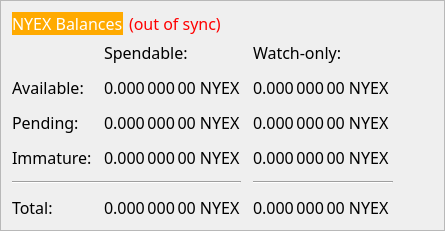
        <widget class="QFrame" name="frame">
         <property name="maximumSize">
          <size>
           <width>16777215</width>
           <height>200</height>
          </size>
         </property>
         <property name="font">
          <font>
           <family>MS Shell Dlg 2</family>
           <pointsize>12</pointsize>
          </font>
         </property>
         <property name="frameShape">
          <enum>QFrame::StyledPanel</enum>
         </property>
         <property name="frameShadow">
          <enum>QFrame::Raised</enum>
         </property>
         <layout class="QVBoxLayout" name="verticalLayout_4">
          <item>
           <layout class="QHBoxLayout" name="horizontalLayout_4">
            <property name="spacing">
             <number>6</number>
            </property>
            <property name="sizeConstraint">
             <enum>QLayout::SetFixedSize</enum>
            </property>
            <item>
             <widget class="QLabel" name="label_5">
              <property name="font">
               <font>
                <family>Ara Hamah 1982</family>
                <pointsize>12</pointsize>
                <weight>50</weight>
                <italic>false</italic>
                <bold>false</bold>
               </font>
              </property>
              <property name="styleSheet">
               <string notr="true">background-color: rgb(255, 170, 0);
color: rgb(255, 255, 255);</string>
              </property>
              <property name="text">
               <string>NYEX Balances</string>
              </property>
             </widget>
            </item>
            <item>
             <widget class="QLabel" name="labelWalletStatus">
              <property name="font">
               <font>
                <family>Ara Hamah 1982</family>
                <pointsize>12</pointsize>
                <weight>50</weight>
                <italic>false</italic>
                <bold>false</bold>
               </font>
              </property>
              <property name="cursor">
               <cursorShape>WhatsThisCursor</cursorShape>
              </property>
              <property name="toolTip">
               <string>The displayed information may be out of date. Your wallet automatically synchronizes with the prium network after a connection is established, but this process has not completed yet.</string>
              </property>
              <property name="styleSheet">
               <string notr="true">QLabel { color: red; }</string>
              </property>
              <property name="text">
               <string notr="true">(out of sync)</string>
              </property>
              <property name="alignment">
               <set>Qt::AlignLeading|Qt::AlignLeft|Qt::AlignVCenter</set>
              </property>
             </widget>
            </item>
            <item>
             <spacer name="horizontalSpacer_3">
              <property name="font">
               <font>
                <family>MS Shell Dlg 2</family>
                <pointsize>12</pointsize>
               </font>
              </property>
              <property name="orientation">
               <enum>Qt::Horizontal</enum>
              </property>
              <property name="sizeHint" stdset="0">
               <size>
                <width>40</width>
                <height>20</height>
               </size>
              </property>
             </spacer>
            </item>
           </layout>
          </item>
          <item>
           <layout class="QGridLayout" name="gridLayout">
            <property name="spacing">
             <number>12</number>
            </property>
            <item row="2" column="2">
             <widget class="QLabel" name="labelWatchPending">
              <property name="font">
               <font>
                <family>Ara Hamah 1982</family>
                <pointsize>12</pointsize>
                <weight>50</weight>
                <italic>false</italic>
                <bold>false</bold>
               </font>
              </property>
              <property name="cursor">
               <cursorShape>IBeamCursor</cursorShape>
              </property>
              <property name="toolTip">
               <string>Unconfirmed transactions to watch-only addresses</string>
              </property>
              <property name="text">
               <string notr="true">0.000 000 00 NYEX</string>
              </property>
              <property name="alignment">
               <set>Qt::AlignLeading|Qt::AlignLeft|Qt::AlignVCenter</set>
              </property>
              <property name="textInteractionFlags">
               <set>Qt::LinksAccessibleByMouse|Qt::TextSelectableByKeyboard|Qt::TextSelectableByMouse</set>
              </property>
             </widget>
            </item>
            <item row="2" column="1">
             <widget class="QLabel" name="labelUnconfirmed">
              <property name="font">
               <font>
                <family>Ara Hamah 1982</family>
                <pointsize>12</pointsize>
                <weight>50</weight>
                <italic>false</italic>
                <bold>false</bold>
               </font>
              </property>
              <property name="cursor">
               <cursorShape>IBeamCursor</cursorShape>
              </property>
              <property name="toolTip">
               <string>Total of transactions that have yet to be confirmed, and do not yet count toward the spendable balance</string>
              </property>
              <property name="text">
               <string notr="true">0.000 000 00 NYEX</string>
              </property>
              <property name="alignment">
               <set>Qt::AlignLeading|Qt::AlignLeft|Qt::AlignVCenter</set>
              </property>
              <property name="textInteractionFlags">
               <set>Qt::LinksAccessibleByMouse|Qt::TextSelectableByKeyboard|Qt::TextSelectableByMouse</set>
              </property>
             </widget>
            </item>
            <item row="3" column="2">
             <widget class="QLabel" name="labelWatchImmature">
              <property name="font">
               <font>
                <family>Ara Hamah 1982</family>
                <pointsize>12</pointsize>
                <weight>50</weight>
                <italic>false</italic>
                <bold>false</bold>
               </font>
              </property>
              <property name="cursor">
               <cursorShape>IBeamCursor</cursorShape>
              </property>
              <property name="toolTip">
               <string>Staked or masternode rewards in watch-only addresses that has not yet matured</string>
              </property>
              <property name="text">
               <string notr="true">0.000 000 00 NYEX</string>
              </property>
              <property name="alignment">
               <set>Qt::AlignLeading|Qt::AlignLeft|Qt::AlignVCenter</set>
              </property>
              <property name="textInteractionFlags">
               <set>Qt::LinksAccessibleByMouse|Qt::TextSelectableByKeyboard|Qt::TextSelectableByMouse</set>
              </property>
             </widget>
            </item>
            <item row="4" column="0" colspan="2">
             <widget class="Line" name="lineSpendableBalance">
              <property name="font">
               <font>
                <family>MS Shell Dlg 2</family>
                <pointsize>12</pointsize>
               </font>
              </property>
              <property name="lineWidth">
               <number>1</number>
              </property>
              <property name="orientation">
               <enum>Qt::Horizontal</enum>
              </property>
             </widget>
            </item>
            <item row="4" column="2">
             <widget class="Line" name="lineWatchBalance">
              <property name="sizePolicy">
               <sizepolicy hsizetype="Preferred" vsizetype="Fixed">
                <horstretch>0</horstretch>
                <verstretch>0</verstretch>
               </sizepolicy>
              </property>
              <property name="minimumSize">
               <size>
                <width>140</width>
                <height>0</height>
               </size>
              </property>
              <property name="font">
               <font>
                <family>MS Shell Dlg 2</family>
                <pointsize>12</pointsize>
               </font>
              </property>
              <property name="orientation">
               <enum>Qt::Horizontal</enum>
              </property>
             </widget>
            </item>
            <item row="5" column="0">
             <widget class="QLabel" name="labelTotalText">
              <property name="font">
               <font>
                <family>Ara Hamah 1982</family>
                <pointsize>12</pointsize>
                <weight>50</weight>
                <italic>false</italic>
                <bold>false</bold>
               </font>
              </property>
              <property name="text">
               <string>Total:</string>
              </property>
             </widget>
            </item>
            <item row="3" column="1">
             <widget class="QLabel" name="labelImmature">
              <property name="font">
               <font>
                <family>Ara Hamah 1982</family>
                <pointsize>12</pointsize>
                <weight>50</weight>
                <italic>false</italic>
                <bold>false</bold>
               </font>
              </property>
              <property name="cursor">
               <cursorShape>IBeamCursor</cursorShape>
              </property>
              <property name="toolTip">
               <string>Staked or masternode rewards that has not yet matured</string>
              </property>
              <property name="text">
               <string notr="true">0.000 000 00 NYEX</string>
              </property>
              <property name="alignment">
               <set>Qt::AlignLeading|Qt::AlignLeft|Qt::AlignVCenter</set>
              </property>
              <property name="textInteractionFlags">
               <set>Qt::LinksAccessibleByMouse|Qt::TextSelectableByKeyboard|Qt::TextSelectableByMouse</set>
              </property>
             </widget>
            </item>
            <item row="2" column="3">
             <spacer name="horizontalSpacer_2">
              <property name="font">
               <font>
                <family>MS Shell Dlg 2</family>
                <pointsize>12</pointsize>
               </font>
              </property>
              <property name="orientation">
               <enum>Qt::Horizontal</enum>
              </property>
              <property name="sizeHint" stdset="0">
               <size>
                <width>40</width>
                <height>20</height>
               </size>
              </property>
             </spacer>
            </item>
            <item row="3" column="0">
             <widget class="QLabel" name="labelImmatureText">
              <property name="font">
               <font>
                <family>Ara Hamah 1982</family>
                <pointsize>12</pointsize>
                <weight>50</weight>
                <italic>false</italic>
                <bold>false</bold>
               </font>
              </property>
              <property name="text">
               <string>Immature:</string>
              </property>
             </widget>
            </item>
            <item row="5" column="1">
             <widget class="QLabel" name="labelTotal">
              <property name="font">
               <font>
                <family>Ara Hamah 1982</family>
                <pointsize>12</pointsize>
                <weight>50</weight>
                <italic>false</italic>
                <bold>false</bold>
               </font>
              </property>
              <property name="cursor">
               <cursorShape>IBeamCursor</cursorShape>
              </property>
              <property name="toolTip">
               <string>Your current total balance</string>
              </property>
              <property name="text">
               <string notr="true">0.000 000 00 NYEX</string>
              </property>
              <property name="alignment">
               <set>Qt::AlignLeading|Qt::AlignLeft|Qt::AlignVCenter</set>
              </property>
              <property name="textInteractionFlags">
               <set>Qt::LinksAccessibleByMouse|Qt::TextSelectableByKeyboard|Qt::TextSelectableByMouse</set>
              </property>
             </widget>
            </item>
            <item row="5" column="2">
             <widget class="QLabel" name="labelWatchTotal">
              <property name="font">
               <font>
                <family>Ara Hamah 1982</family>
                <pointsize>12</pointsize>
                <weight>50</weight>
                <italic>false</italic>
                <bold>false</bold>
               </font>
              </property>
              <property name="cursor">
               <cursorShape>IBeamCursor</cursorShape>
              </property>
              <property name="toolTip">
               <string>Current total balance in watch-only addresses</string>
              </property>
              <property name="text">
               <string notr="true">0.000 000 00 NYEX</string>
              </property>
              <property name="alignment">
               <set>Qt::AlignLeading|Qt::AlignLeft|Qt::AlignVCenter</set>
              </property>
              <property name="textInteractionFlags">
               <set>Qt::LinksAccessibleByMouse|Qt::TextSelectableByKeyboard|Qt::TextSelectableByMouse</set>
              </property>
             </widget>
            </item>
            <item row="0" column="2">
             <widget class="QLabel" name="labelWatchonly">
              <property name="font">
               <font>
                <family>Ara Hamah 1982</family>
                <pointsize>12</pointsize>
                <weight>50</weight>
                <italic>false</italic>
                <bold>false</bold>
               </font>
              </property>
              <property name="text">
               <string>Watch-only:</string>
              </property>
              <property name="alignment">
               <set>Qt::AlignLeading|Qt::AlignLeft|Qt::AlignVCenter</set>
              </property>
             </widget>
            </item>
            <item row="1" column="0">
             <widget class="QLabel" name="labelBalanceText">
              <property name="font">
               <font>
                <family>Ara Hamah 1982</family>
                <pointsize>12</pointsize>
                <weight>50</weight>
                <italic>false</italic>
                <bold>false</bold>
               </font>
              </property>
              <property name="text">
               <string>Available:</string>
              </property>
             </widget>
            </item>
            <item row="1" column="1">
             <widget class="QLabel" name="labelBalance">
              <property name="font">
               <font>
                <family>Ara Hamah 1982</family>
                <pointsize>12</pointsize>
                <weight>50</weight>
                <italic>false</italic>
                <bold>false</bold>
               </font>
              </property>
              <property name="cursor">
               <cursorShape>IBeamCursor</cursorShape>
              </property>
              <property name="toolTip">
               <string>Your current spendable balance</string>
              </property>
              <property name="text">
               <string notr="true">0.000 000 00 NYEX</string>
              </property>
              <property name="alignment">
               <set>Qt::AlignLeading|Qt::AlignLeft|Qt::AlignVCenter</set>
              </property>
              <property name="textInteractionFlags">
               <set>Qt::LinksAccessibleByMouse|Qt::TextSelectableByKeyboard|Qt::TextSelectableByMouse</set>
              </property>
             </widget>
            </item>
            <item row="1" column="2">
             <widget class="QLabel" name="labelWatchAvailable">
              <property name="font">
               <font>
                <family>Ara Hamah 1982</family>
                <pointsize>12</pointsize>
                <weight>50</weight>
                <italic>false</italic>
                <bold>false</bold>
               </font>
              </property>
              <property name="cursor">
               <cursorShape>IBeamCursor</cursorShape>
              </property>
              <property name="toolTip">
               <string>Your current balance in watch-only addresses</string>
              </property>
              <property name="text">
               <string notr="true">0.000 000 00 NYEX</string>
              </property>
              <property name="alignment">
               <set>Qt::AlignLeading|Qt::AlignLeft|Qt::AlignVCenter</set>
              </property>
              <property name="textInteractionFlags">
               <set>Qt::LinksAccessibleByMouse|Qt::TextSelectableByKeyboard|Qt::TextSelectableByMouse</set>
              </property>
             </widget>
            </item>
            <item row="2" column="0">
             <widget class="QLabel" name="labelPendingText">
              <property name="font">
               <font>
                <family>Ara Hamah 1982</family>
                <pointsize>12</pointsize>
                <weight>50</weight>
                <italic>false</italic>
                <bold>false</bold>
               </font>
              </property>
              <property name="text">
               <string>Pending:</string>
              </property>
             </widget>
            </item>
            <item row="0" column="1">
             <widget class="QLabel" name="labelSpendable">
              <property name="font">
               <font>
                <family>Ara Hamah 1982</family>
                <pointsize>12</pointsize>
                <weight>50</weight>
                <italic>false</italic>
                <bold>false</bold>
               </font>
              </property>
              <property name="text">
               <string>Spendable:</string>
              </property>
              <property name="alignment">
               <set>Qt::AlignLeading|Qt::AlignLeft|Qt::AlignVCenter</set>
              </property>
             </widget>
            </item>
           </layout>
          </item>
         </layout>
        </widget>
